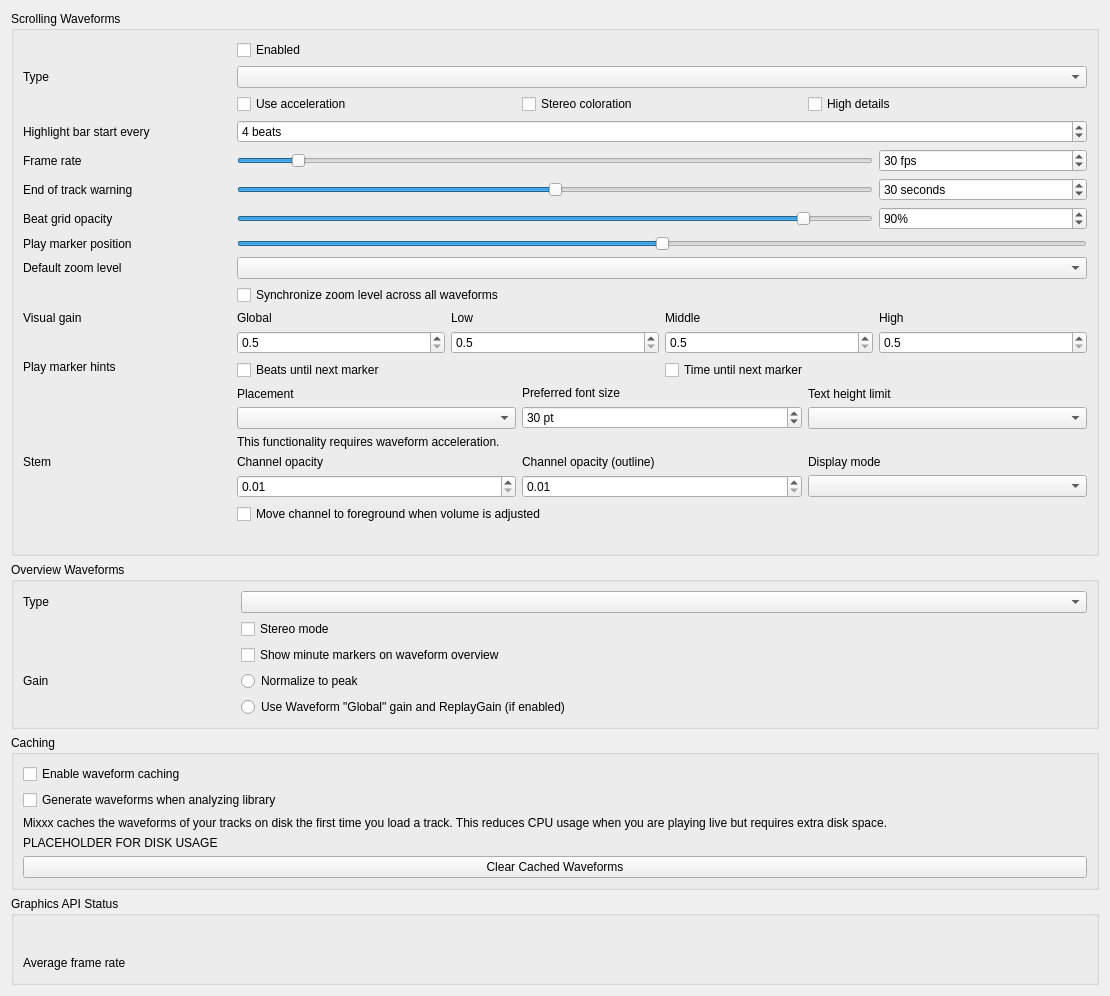
<?xml version="1.0" encoding="UTF-8"?>
<ui version="4.0">
 <class>DlgPrefWaveformDlg</class>
 <widget class="QWidget" name="DlgPrefWaveformDlg">
  <property name="geometry">
   <rect>
    <x>0</x>
    <y>0</y>
    <width>1110</width>
    <height>939</height>
   </rect>
  </property>
  <property name="windowTitle">
   <string>Waveform Preferences</string>
  </property>
  <layout class="QVBoxLayout" name="mainLayout">

  <item>
   <widget class="QGroupBox" name="waveform_groupbox">
    <property name="title">
     <string>Scrolling Waveforms</string>
    </property>
    <layout class="QGridLayout" name="waveform_layout">

     <item row="0" column="1">
      <widget class="QCheckBox" name="useWaveformCheckBox">
       <property name="text">
        <string>Enabled</string>
       </property>
      </widget>
     </item>

     <item row="1" column="0">
      <widget class="QLabel" name="waveformTypeLabel">
       <property name="sizePolicy">
        <sizepolicy hsizetype="Preferred" vsizetype="Preferred">
         <horstretch>0</horstretch>
         <verstretch>0</verstretch>
        </sizepolicy>
       </property>
       <property name="toolTip">
        <string extracomment="The big waveform summary shows the waveform envelope of the track near the current playback position."/>
       </property>
       <property name="text">
        <string>Type</string>
       </property>
       <property name="alignment">
        <set>Qt::AlignLeading|Qt::AlignLeft|Qt::AlignVCenter</set>
       </property>
       <property name="buddy">
        <cstring>waveformTypeComboBox</cstring>
       </property>
      </widget>
     </item>
     <item row="1" column="1" colspan="4">
      <widget class="QComboBox" name="waveformTypeComboBox">
       <property name="toolTip">
        <string>The waveform shows the waveform envelope of the track near the current playback position.
Select from different types of displays for the waveform, which differ primarily in the level of detail shown in the waveform.</string>
       </property>
      </widget>
     </item>

     <item row="2" column="1" colspan="4">
      <layout class="QHBoxLayout" name="waveform_render_options">
       <item>
        <widget class="QCheckBox" name="useAccelerationCheckBox">
         <property name="text">
          <string>Use acceleration</string>
         </property>
        </widget>
       </item>
       <item>
        <widget class="QCheckBox" name="splitLeftRightCheckBox">
         <property name="text">
          <string>Stereo coloration</string>
         </property>
        </widget>
       </item>
       <item>
        <widget class="QCheckBox" name="highDetailCheckBox">
         <property name="text">
          <string>High details</string>
         </property>
        </widget>
       </item>
      </layout>
     </item>

     <item row="3" column="0">
      <widget class="QLabel" name="beatsPerBarLabel">
       <property name="text">
        <string>Highlight bar start every</string>
       </property>
      </widget>
     </item>
     <item row="3" column="1" colspan="4">
      <layout class="QHBoxLayout" name="barHighlightLayout">
       <item>
         <widget class="QSpinBox" name="beatsPerBarSpinBox">
          <property name="toolTip">
           <string>Draw a thicker beat grid line every N beats, counted from the first beat of the grid. 0 disables the highlight.</string>
          </property>
          <property name="specialValueText">
           <string>Off</string>
          </property>
          <property name="suffix">
           <string> beats</string>
          </property>
          <property name="maximum">
           <number>16</number>
          </property>
          <property name="value">
           <number>4</number>
          </property>
         </widget>
       </item>
      </layout>
     </item>
     <item row="4" column="0">
      <widget class="QLabel" name="frameRateLabel">
       <property name="text">
        <string>Frame rate</string>
       </property>
       <property name="alignment">
        <set>Qt::AlignLeading|Qt::AlignLeft|Qt::AlignVCenter</set>
       </property>
       <property name="buddy">
        <cstring>frameRateSlider</cstring>
       </property>
      </widget>
     </item>
     <item row="4" column="1" colspan="3">
      <widget class="QSlider" name="frameRateSlider">
       <property name="sizePolicy">
        <sizepolicy hsizetype="Preferred" vsizetype="Fixed">
         <horstretch>0</horstretch>
         <verstretch>0</verstretch>
        </sizepolicy>
       </property>
       <property name="maximumSize">
        <size>
         <width>16777215</width>
         <height>16777215</height>
        </size>
       </property>
       <property name="minimum">
        <number>10</number>
       </property>
       <property name="maximum">
        <number>240</number>
       </property>
       <property name="value">
        <number>30</number>
       </property>
       <property name="orientation">
        <enum>Qt::Horizontal</enum>
       </property>
      </widget>
     </item>
     <item row="4" column="4">
      <widget class="QSpinBox" name="frameRateSpinBox">
       <property name="toolTip">
        <string/>
       </property>
       <property name="suffix">
        <string> fps</string>
       </property>
       <property name="minimum">
        <number>10</number>
       </property>
       <property name="maximum">
        <number>240</number>
       </property>
       <property name="value">
        <number>30</number>
       </property>
      </widget>
     </item>

     <item row="5" column="0">
      <widget class="QLabel" name="endOfTrackWarningTimeLabel">
       <property name="text">
        <string>End of track warning</string>
       </property>
       <property name="alignment">
        <set>Qt::AlignLeading|Qt::AlignLeft|Qt::AlignVCenter</set>
       </property>
       <property name="buddy">
        <cstring>endOfTrackWarningTimeSlider</cstring>
       </property>
      </widget>
     </item>
     <item row="5" column="1" colspan="3">
      <widget class="QSlider" name="endOfTrackWarningTimeSlider">
       <property name="sizePolicy">
        <sizepolicy hsizetype="Preferred" vsizetype="Fixed">
         <horstretch>0</horstretch>
         <verstretch>0</verstretch>
        </sizepolicy>
       </property>
       <property name="maximumSize">
        <size>
         <width>16777215</width>
         <height>16777215</height>
        </size>
       </property>
       <property name="minimum">
        <number>0</number>
       </property>
       <property name="maximum">
        <number>60</number>
       </property>
       <property name="value">
        <number>30</number>
       </property>
       <property name="orientation">
        <enum>Qt::Horizontal</enum>
       </property>
      </widget>
     </item>
     <item row="5" column="4">
      <widget class="QSpinBox" name="endOfTrackWarningTimeSpinBox">
       <property name="toolTip">
        <string>Highlight the waveforms when the last seconds of a track remains.</string>
       </property>
       <property name="suffix">
        <string> seconds</string>
       </property>
       <property name="minimum">
        <number>0</number>
       </property>
       <property name="maximum">
        <number>60</number>
       </property>
       <property name="value">
        <number>30</number>
       </property>
      </widget>
     </item>

     <item row="6" column="0">
      <widget class="QLabel" name="BeatgridWaveform">
       <property name="toolTip">
        <string/>
       </property>
       <property name="midLineWidth">
        <number>6</number>
       </property>
       <property name="text">
        <string>Beat grid opacity</string>
       </property>
       <property name="alignment">
        <set>Qt::AlignLeading|Qt::AlignLeft|Qt::AlignVCenter</set>
       </property>
      </widget>
     </item>
     <item row="6" column="1" colspan="3">
      <widget class="QSlider" name="beatGridAlphaSlider">
       <property name="maximum">
        <number>100</number>
       </property>
       <property name="value">
        <number>90</number>
       </property>
       <property name="orientation">
        <enum>Qt::Horizontal</enum>
       </property>
      </widget>
     </item>
     <item row="6" column="4">
      <widget class="QSpinBox" name="beatGridAlphaSpinBox">
       <property name="toolTip">
        <string>Set amount of opacity on beat grid lines.</string>
       </property>
       <property name="suffix">
        <string>%</string>
       </property>
       <property name="maximum">
        <number>100</number>
       </property>
       <property name="value">
        <number>90</number>
       </property>
      </widget>
     </item>

     <item row="7" column="0">
      <widget class="QLabel" name="playMarkerPositionLabel">
       <property name="text">
        <string>Play marker position</string>
       </property>
      </widget>
     </item>
     <item row="7" column="1" colspan="4">
      <widget class="QSlider" name="playMarkerPositionSlider">
       <property name="sizePolicy">
        <sizepolicy hsizetype="Preferred" vsizetype="Fixed">
         <horstretch>0</horstretch>
         <verstretch>0</verstretch>
        </sizepolicy>
       </property>
       <property name="maximumSize">
        <size>
         <width>16777215</width>
         <height>16777215</height>
        </size>
       </property>
       <property name="toolTip">
        <string>Moves the play marker position on the waveforms to the left, right or center (default).</string>
       </property>
       <property name="minimum">
        <number>0</number>
       </property>
       <property name="maximum">
        <number>100</number>
       </property>
       <property name="value">
        <number>50</number>
       </property>
       <property name="orientation">
        <enum>Qt::Horizontal</enum>
       </property>
      </widget>
     </item>

     <item row="8" column="0">
      <widget class="QLabel" name="defaultZoomLabel">
       <property name="text">
        <string extracomment="Waveform zoom">Default zoom level</string>
       </property>
       <property name="alignment">
        <set>Qt::AlignLeading|Qt::AlignLeft|Qt::AlignVCenter</set>
       </property>
       <property name="buddy">
        <cstring>defaultZoomComboBox</cstring>
       </property>
      </widget>
     </item>
     <item row="8" column="1" colspan="4">
      <widget class="QComboBox" name="defaultZoomComboBox"/>
     </item>

     <item row="9" column="1" colspan="4">
      <widget class="QCheckBox" name="synchronizeZoomCheckBox">
       <property name="toolTip">
        <string>Synchronize zoom level across all waveform displays.</string>
       </property>
       <property name="text">
        <string>Synchronize zoom level across all waveforms</string>
       </property>
      </widget>
     </item>

     <item row="10" column="0">
      <widget class="QLabel" name="visualGainLabel">
       <property name="text">
        <string>Visual gain</string>
       </property>
       <property name="alignment">
        <set>Qt::AlignLeading|Qt::AlignLeft|Qt::AlignTop</set>
       </property>
       <property name="buddy">
        <cstring>allVisualGain</cstring>
       </property>
      </widget>
     </item>
     <item row="10" column="1" colspan="4">
      <layout class="QGridLayout" name="gridLayout_3">
       <item row="0" column="0">
        <widget class="QLabel" name="visualGainLabel_global">
         <property name="text">
          <string>Global</string>
         </property>
         <property name="alignment">
          <set>Qt::AlignLeading|Qt::AlignLeft|Qt::AlignVCenter</set>
         </property>
         <property name="buddy">
          <cstring>allVisualGain</cstring>
         </property>
        </widget>
       </item>
       <item row="0" column="1">
        <widget class="QLabel" name="visualGainLabel_low">
         <property name="text">
          <string>Low</string>
         </property>
         <property name="alignment">
          <set>Qt::AlignLeading|Qt::AlignLeft|Qt::AlignVCenter</set>
         </property>
         <property name="buddy">
          <cstring>lowVisualGain</cstring>
         </property>
        </widget>
       </item>
       <item row="0" column="2">
        <widget class="QLabel" name="visualGainLabel_mid">
         <property name="text">
          <string>Middle</string>
         </property>
         <property name="alignment">
          <set>Qt::AlignLeading|Qt::AlignLeft|Qt::AlignVCenter</set>
         </property>
         <property name="buddy">
          <cstring>midVisualGain</cstring>
         </property>
        </widget>
       </item>
       <item row="0" column="3">
        <widget class="QLabel" name="visualGainLabel_high">
         <property name="text">
          <string>High</string>
         </property>
         <property name="alignment">
          <set>Qt::AlignLeading|Qt::AlignLeft|Qt::AlignVCenter</set>
         </property>
         <property name="buddy">
          <cstring>highVisualGain</cstring>
         </property>
        </widget>
       </item>

       <item row="1" column="0">
        <widget class="QDoubleSpinBox" name="allVisualGain">
         <property name="toolTip">
          <string>Global visual gain</string>
         </property>
         <property name="decimals">
          <number>1</number>
         </property>
         <property name="minimum">
          <double>0.500000000000000</double>
         </property>
         <property name="maximum">
          <double>5.000000000000000</double>
         </property>
         <property name="singleStep">
          <double>0.100000000000000</double>
         </property>
        </widget>
       </item>
       <item row="1" column="1">
        <widget class="QDoubleSpinBox" name="lowVisualGain">
         <property name="toolTip">
          <string>Visual gain of the low frequencies</string>
         </property>
         <property name="decimals">
          <number>1</number>
         </property>
         <property name="minimum">
          <double>0.500000000000000</double>
         </property>
         <property name="maximum">
          <double>5.000000000000000</double>
         </property>
         <property name="singleStep">
          <double>0.100000000000000</double>
         </property>
        </widget>
       </item>
       <item row="1" column="2">
        <widget class="QDoubleSpinBox" name="midVisualGain">
         <property name="toolTip">
          <string>Visual gain of the middle frequencies</string>
         </property>
         <property name="decimals">
          <number>1</number>
         </property>
         <property name="minimum">
          <double>0.500000000000000</double>
         </property>
         <property name="maximum">
          <double>5.000000000000000</double>
         </property>
         <property name="singleStep">
          <double>0.100000000000000</double>
         </property>
        </widget>
       </item>
       <item row="1" column="3">
        <widget class="QDoubleSpinBox" name="highVisualGain">
         <property name="toolTip">
          <string>Visual gain of the high frequencies</string>
         </property>
         <property name="decimals">
          <number>1</number>
         </property>
         <property name="minimum">
          <double>0.500000000000000</double>
         </property>
         <property name="maximum">
          <double>5.000000000000000</double>
         </property>
         <property name="singleStep">
          <double>0.100000000000000</double>
         </property>
        </widget>
       </item>
      </layout>
     </item>

     <item row="11" column="0">
      <widget class="QLabel" name="marker_hints_label">
       <property name="text">
        <string>Play marker hints</string>
       </property>
       <property name="alignment">
        <set>Qt::AlignLeading|Qt::AlignLeft|Qt::AlignTop</set>
       </property>
      </widget>
     </item>
     <item row="11" column="1" colspan="2">
      <widget class="QCheckBox" name="untilMarkShowBeatsCheckBox">
       <property name="text">
        <string>Beats until next marker</string>
       </property>
      </widget>
     </item>
     <item row="11" column="3" colspan="2">
      <widget class="QCheckBox" name="untilMarkShowTimeCheckBox">
       <property name="text">
        <string>Time until next marker</string>
       </property>
      </widget>
     </item>

     <item row="12" column="1" colspan="4">
      <layout class="QHBoxLayout" name="marker_option_layout">
       <item>
        <layout class="QVBoxLayout" name="marker_options_placement_layout">
         <item>
          <widget class="QLabel" name="untilMarkAlignLabel">
           <property name="text">
            <string>Placement</string>
           </property>
           <property name="alignment">
            <set>Qt::AlignLeading|Qt::AlignLeft|Qt::AlignVCenter</set>
           </property>
           <property name="buddy">
            <cstring>untilMarkAlignComboBox</cstring>
           </property>
          </widget>
         </item>
         <item>
          <widget class="QComboBox" name="untilMarkAlignComboBox"/>
         </item>
        </layout>
       </item>

       <item>
        <layout class="QVBoxLayout" name="marker_options_font_layout">
         <item>
          <widget class="QLabel" name="untilMarkTextPointSizeLabel">
           <property name="text">
            <string>Preferred font size</string>
           </property>
           <property name="alignment">
            <set>Qt::AlignLeading|Qt::AlignLeft|Qt::AlignVCenter</set>
           </property>
           <property name="buddy">
            <cstring>untilMarkTextPointSizeSpinBox</cstring>
           </property>
          </widget>
         </item>
         <item>
          <widget class="QSpinBox" name="untilMarkTextPointSizeSpinBox">
           <property name="toolTip">
            <string/>
           </property>
           <property name="suffix">
            <string> pt</string>
           </property>
           <property name="minimum">
            <number>10</number>
           </property>
           <property name="maximum">
            <number>100</number>
           </property>
           <property name="value">
            <number>30</number>
           </property>
          </widget>
         </item>
        </layout>
       </item>

       <item>
        <layout class="QVBoxLayout" name="marker_options_textheight_layout">
         <item>
          <widget class="QLabel" name="untilMarkTextHeightLimitLabel">
           <property name="text">
            <string>Text height limit</string>
           </property>
           <property name="alignment">
            <set>Qt::AlignLeading|Qt::AlignLeft|Qt::AlignVCenter</set>
           </property>
           <property name="buddy">
            <cstring>untilMarkTextHeightLimitComboBox</cstring>
           </property>
          </widget>
         </item>
         <item>
          <widget class="QComboBox" name="untilMarkTextHeightLimitComboBox"/>
         </item>
        </layout>
       </item>

      </layout><!-- marker_option_layout -->
     </item>

     <item row="13" column="1" colspan="4">
      <widget class="QLabel" name="requiresGLSLLabel">
       <property name="text">
        <string>This functionality requires waveform acceleration.</string>
       </property>
       <property name="alignment">
        <set>Qt::AlignLeading|Qt::AlignLeft|Qt::AlignVCenter</set>
       </property>
      </widget>
     </item>

     <item row="14" column="0">
      <widget class="QLabel" name="stemOpacityLabel">
       <property name="text">
        <string>Stem</string>
       </property>
       <property name="alignment">
        <set>Qt::AlignLeading|Qt::AlignLeft|Qt::AlignTop</set>
       </property>
       <property name="buddy">
        <cstring>stemOpacitySpinBox</cstring>
       </property>
      </widget>
     </item>
     <item row="14" column="1" colspan="4">
      <layout class="QGridLayout" name="stemOpacityGridLayout">
       <item row="0" column="0">
        <widget class="QLabel" name="stemOpacityMainLabel">
         <property name="text">
          <string>Channel opacity</string>
         </property>
         <property name="alignment">
          <set>Qt::AlignLeading|Qt::AlignLeft|Qt::AlignVCenter</set>
         </property>
         <property name="buddy">
          <cstring>stemOpacitySpinBox</cstring>
         </property>
        </widget>
       </item>
       <item row="0" column="1">
        <widget class="QLabel" name="stemOpacityOutlineLabel">
         <property name="text">
          <string>Channel opacity (outline)</string>
         </property>
         <property name="alignment">
          <set>Qt::AlignLeading|Qt::AlignLeft|Qt::AlignVCenter</set>
         </property>
         <property name="buddy">
          <cstring>stemOutlineOpacitySpinBox</cstring>
         </property>
        </widget>
       </item>
       <item row="0" column="2">
        <widget class="QLabel" name="stemDisplayModeLabel">
         <property name="text">
          <string>Display mode</string>
         </property>
         <property name="alignment">
          <set>Qt::AlignLeading|Qt::AlignLeft|Qt::AlignVCenter</set>
         </property>
         <property name="buddy">
          <cstring>stemDisplayModeComboBox</cstring>
         </property>
        </widget>
       </item>

       <item row="1" column="0">
        <widget class="QDoubleSpinBox" name="stemOpacitySpinBox">
         <property name="toolTip">
          <string>Main stem opacity</string>
         </property>
         <property name="decimals">
          <number>2</number>
         </property>
         <property name="minimum">
          <double>0.010000000000000</double>
         </property>
         <property name="maximum">
          <double>1.000000000000000</double>
         </property>
         <property name="singleStep">
          <double>0.010000000000000</double>
         </property>
        </widget>
       </item>
       <item row="1" column="1">
        <widget class="QDoubleSpinBox" name="stemOutlineOpacitySpinBox">
         <property name="toolTip">
          <string>Outline stem opacity</string>
         </property>
         <property name="decimals">
          <number>2</number>
         </property>
         <property name="minimum">
          <double>0.010000000000000</double>
         </property>
         <property name="maximum">
          <double>1.000000000000000</double>
         </property>
         <property name="singleStep">
          <double>0.010000000000000</double>
         </property>
        </widget>
       </item>
       <item row="1" column="2">
        <widget class="QComboBox" name="stemDisplayModeComboBox">
         <property name="toolTip">
          <string>Select the display layout for stem waveforms</string>
         </property>
        </widget>
       </item>
       <item row="2" column="0" colspan="3">
        <widget class="QCheckBox" name="stemReorderLayerOnChangedCheckBox">
         <property name="text">
          <string>Move channel to foreground when volume is adjusted</string>
         </property>
        </widget>
       </item>
      </layout>
     </item>

     <item row="15" column="1" colspan="4">
      <widget class="QLabel" name="requiresGLSLLabel2">
       <property name="alignment">
        <set>Qt::AlignLeading|Qt::AlignLeft|Qt::AlignVCenter</set>
       </property>
      </widget>
     </item>

    </layout>
   </widget>
  </item><!-- waveform groupbox -->

  <item>
   <widget class="QGroupBox" name="overview_groupbox">
    <property name="title">
     <string>Overview Waveforms</string>
    </property>
    <layout class="QGridLayout" name="overview_layout">

     <item row="0" column="0">
      <widget class="QLabel" name="waveformOverviewLabel">
       <property name="toolTip">
        <string extracomment="The smaller, zoomed-out version of the waveform shows the various markers within the track as well as the waveform envelope of the entire track."/>
       </property>
       <property name="text">
        <string>Type</string>
       </property>
      </widget>
     </item>
     <item row="0" column="1" colspan="4">
      <widget class="QComboBox" name="waveformOverviewComboBox">
       <property name="toolTip">
        <string>The waveform overview shows the waveform envelope of the entire track.
Select from different types of displays for the waveform overview, which differ primarily in the level of detail shown in the waveform.</string>
       </property>
      </widget>
     </item>

     <item row="1" column="1" colspan="4">
      <widget class="QCheckBox" name="overviewStereoCheckBox">
       <property name="text">
        <string>Stereo mode</string>
       </property>
      </widget>
     </item>

     <item row="2" column="1" colspan="4">
      <widget class="QCheckBox" name="overviewMinuteMarkersCheckBox">
       <property name="text">
        <string>Show minute markers on waveform overview</string>
       </property>
      </widget>
     </item>

     <item row="3" column="0">
      <widget class="QLabel" name="overview_gain_label">
       <property name="toolTip">
        <string extracomment="Select a gain mode for the waveform overview."/>
       </property>
       <property name="text">
        <string>Gain</string>
       </property>
      </widget>
     </item>
     <item row="3" column="1" colspan="4">
      <widget class="QRadioButton" name="overview_scale_normalize">
       <property name="text">
        <string>Normalize to peak</string>
       </property>
       <attribute name="buttonGroup">
        <string notr="true">overview_scale_options</string>
       </attribute>
      </widget>
     </item>
     <item row="4" column="1" colspan="4">
      <widget class="QRadioButton" name="overview_scale_allReplayGain">
       <property name="text">
        <string extracomment="'Global' refers to the 'Global' visual gain in the scrolling waveform settings">Use Waveform "Global" gain and ReplayGain (if enabled)</string>
       </property>
       <attribute name="buttonGroup">
        <string notr="true">overview_scale_options</string>
       </attribute>
      </widget>
     </item>

    </layout>
   </widget>
  </item><!-- overview_groupbox -->

  <item>
   <widget class="QGroupBox" name="caching_groupbox">
    <property name="title">
     <string>Caching</string>
    </property>
    <layout class="QVBoxLayout" name="caching_layout">
     <item>
      <widget class="QCheckBox" name="enableWaveformCaching">
       <property name="text">
        <string>Enable waveform caching</string>
       </property>
      </widget>
     </item>
     <item>
      <widget class="QCheckBox" name="enableWaveformGenerationWithAnalysis">
       <property name="text">
        <string>Generate waveforms when analyzing library</string>
       </property>
      </widget>
     </item>
     <item>
      <widget class="QLabel" name="waveformCachingInfo">
       <property name="text">
        <string>Mixxx caches the waveforms of your tracks on disk the first time you load a track. This reduces CPU usage when you are playing live but requires extra disk space.</string>
       </property>
       <property name="wordWrap">
        <bool>true</bool>
       </property>
      </widget>
     </item>
     <item>
      <widget class="QLabel" name="waveformDiskUsage">
       <property name="sizePolicy">
        <sizepolicy hsizetype="Expanding" vsizetype="Minimum">
         <horstretch>0</horstretch>
         <verstretch>0</verstretch>
        </sizepolicy>
       </property>
       <property name="text">
        <string notr="true">PLACEHOLDER FOR DISK USAGE</string>
       </property>
       <property name="wordWrap">
        <bool>true</bool>
       </property>
      </widget>
     </item>
     <item>
      <widget class="QPushButton" name="clearCachedWaveforms">
       <property name="text">
        <string>Clear Cached Waveforms</string>
       </property>
      </widget>
     </item>
    </layout>
   </widget>
  </item><!-- caching_groupbox -->

  <item>
   <widget class="QGroupBox" name="opengl_status_groupbox">
    <property name="title">
     <string>Graphics API Status</string>
    </property>
    <layout class="QGridLayout" name="opengl_status_layout">
     <item row="0" column="0" colspan="3">
      <widget class="QLabel" name="graphicsApiStatusData">
       <property name="sizePolicy">
        <sizepolicy hsizetype="Expanding" vsizetype="Minimum">
         <horstretch>0</horstretch>
         <verstretch>0</verstretch>
        </sizepolicy>
       </property>
       <property name="toolTip">
       <string>Displays the graphics API used by the current renderer.</string>
       </property>
       <property name="text">
        <string/>
       </property>
       <property name="wordWrap">
        <bool>true</bool>
       </property>
       <property name="textInteractionFlags">
        <set>Qt::TextSelectableByKeyboard|Qt::TextSelectableByMouse</set>
       </property>
      </widget>
     </item>
     <item row="1" column="0">
      <widget class="QLabel" name="openGlStatusLabel_2">
       <property name="toolTip">
        <string/>
       </property>
       <property name="text">
        <string>Average frame rate</string>
       </property>
       <property name="alignment">
        <set>Qt::AlignLeading|Qt::AlignLeft|Qt::AlignVCenter</set>
       </property>
      </widget>
     </item>
     <item row="1" column="1" colspan="2">
      <widget class="QLabel" name="frameRateAverage">
       <property name="toolTip">
        <string>Displays the actual frame rate.</string>
       </property>
       <property name="text">
        <string/>
       </property>
      </widget>
     </item>
    </layout>
   </widget>
  </item><!-- opengl_status_groupbox -->

 </layout>
 </widget>
 <tabstops>
  <tabstop>useWaveformCheckBox</tabstop>
  <tabstop>waveformTypeComboBox</tabstop>
  <tabstop>useAccelerationCheckBox</tabstop>
  <tabstop>splitLeftRightCheckBox</tabstop>
  <tabstop>highDetailCheckBox</tabstop>
  <tabstop>frameRateSlider</tabstop>
  <tabstop>frameRateSpinBox</tabstop>
  <tabstop>endOfTrackWarningTimeSlider</tabstop>
  <tabstop>endOfTrackWarningTimeSpinBox</tabstop>
  <tabstop>beatGridAlphaSlider</tabstop>
  <tabstop>beatGridAlphaSpinBox</tabstop>
  <tabstop>playMarkerPositionSlider</tabstop>
  <tabstop>defaultZoomComboBox</tabstop>
  <tabstop>synchronizeZoomCheckBox</tabstop>
  <tabstop>allVisualGain</tabstop>
  <tabstop>lowVisualGain</tabstop>
  <tabstop>midVisualGain</tabstop>
  <tabstop>highVisualGain</tabstop>
  <tabstop>untilMarkShowBeatsCheckBox</tabstop>
  <tabstop>untilMarkShowTimeCheckBox</tabstop>
  <tabstop>untilMarkAlignComboBox</tabstop>
  <tabstop>untilMarkTextPointSizeSpinBox</tabstop>
  <tabstop>untilMarkTextHeightLimitComboBox</tabstop>
  <tabstop>waveformOverviewComboBox</tabstop>
  <tabstop>overviewStereoCheckBox</tabstop>
  <tabstop>overviewMinuteMarkersCheckBox</tabstop>
  <tabstop>overview_scale_normalize</tabstop>
  <tabstop>overview_scale_allReplayGain</tabstop>
  <tabstop>enableWaveformCaching</tabstop>
  <tabstop>enableWaveformGenerationWithAnalysis</tabstop>
  <tabstop>clearCachedWaveforms</tabstop>
 </tabstops>
 <buttongroups>
  <buttongroup name="overview_scale_options"/>
 </buttongroups>
 <resources/>
 <connections/>
</ui>
